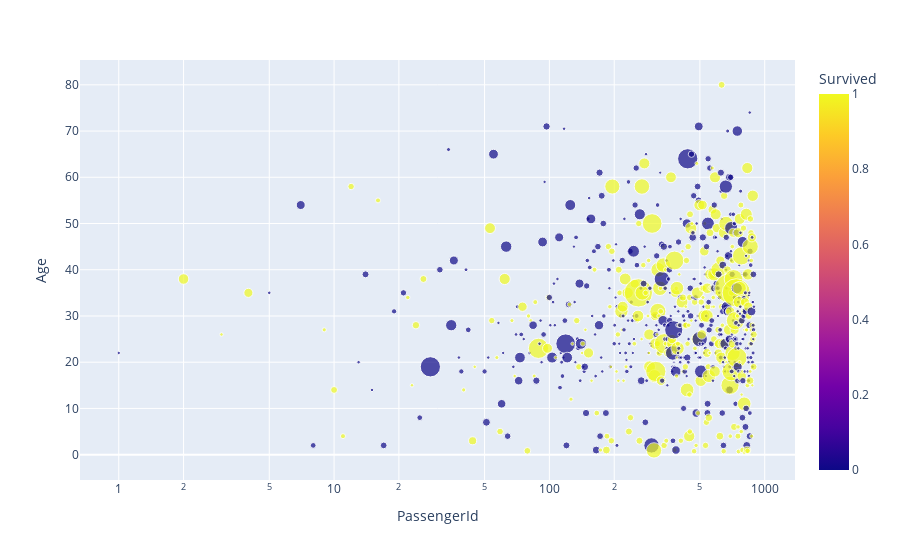

Notebook code for this chart:
### Code cell
px.scatter(training, x='PassengerId', y='Age', color='Survived', log_x=True, size='Fare')

### Figure 1 — Plotly figure (JSON) as saved in the notebook; plotly's stock layout.template omitted (floating-point values rounded to 4 significant figures; data arrays with more than 128 entries replaced by an {"elided": "..."} marker saying what was removed)
{"data": [{"hovertemplate": "PassengerId=%{x}<br>Age=%{y}<br>Fare=%{marker.size}<br>Survived=%{marker.color}<extra></extra>", "legendgroup": "", "marker": {"color": {"elided": "891 int values"}, "coloraxis": "coloraxis", "size": {"elided": "891 float values"}, "sizemode": "area", "sizeref": 1.281, "symbol": "circle"}, "mode": "markers", "name": "", "orientation": "v", "showlegend": false, "type": "scatter", "x": {"elided": "891 int values"}, "xaxis": "x", "y": {"elided": "891 float values"}, "yaxis": "y"}], "layout": {"coloraxis": {"colorbar": {"title": {"text": "Survived"}}, "colorscale": [[0, "#0d0887"], [0.1111, "#46039f"], [0.2222, "#7201a8"], [0.3333, "#9c179e"], [0.4444, "#bd3786"], [0.5556, "#d8576b"], [0.6667, "#ed7953"], [0.7778, "#fb9f3a"], [0.8889, "#fdca26"], [1, "#f0f921"]]}, "legend": {"itemsizing": "constant", "tracegroupgap": 0}, "margin": {"t": 60}, "xaxis": {"anchor": "y", "domain": [0, 1], "title": {"text": "PassengerId"}, "type": "log"}, "yaxis": {"anchor": "x", "domain": [0, 1], "title": {"text": "Age"}}}}
